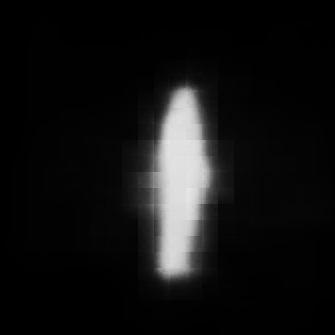
#> input picture LLM_course/src/vision_unit_pkg/scripts/init_image/blobtest.png, 335 x 335 px, found by its file name
$ python white_blob_detect.py
#> lines starting #> are read from the running program, lines starting #| are printed output that depends on the picture; after the words box and inside, x2 and y2 are one past the last pixel; in counts of white or black regions, pixels touching at a corner belong together
#> in main, image is the input picture: shape (335, 335, 3); min 0, max 230, mean 18.4
#!/usr/bin/env python3
import numpy as np
import cv2

class BlobDetect(object):
    def __init__(self, plot=True):
        self._plot = plot

    def plot_image(self,image, label=""):
        if self._plot:
            cv2.imshow(label, image)
            cv2.waitKey(0)
            cv2.destroyAllWindows()

    def detect_large_white_blob(self, image, min_blob_size=10):
        """
        Detects white blobs in the image and marks them.
        Returns True if at least one large white blob is detected, otherwise False.
        """
#> called with min_blob_size = 10

        print(image.shape)
#| (335, 335, 3)
        # Check the number of channels in the image
        channels = image.shape[2] if len(image.shape) == 3 else 1
#> channels = 3

        # Convert the image to grayscale only if it's not already grayscale
        if channels == 3:
            gray = cv2.cvtColor(image, cv2.COLOR_BGR2GRAY)
        else:
            print("Grey Image...")
            gray = image


        gray = (gray * 255).astype(np.uint8)
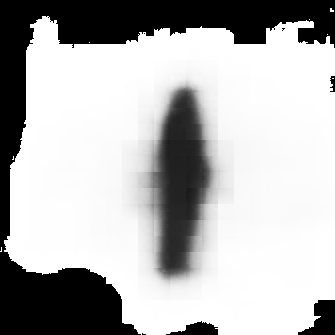
#> gray: shape (335, 335); min 0, max 255, mean 180.9
        self.plot_image(gray, "grey")

        # Threshold the image
        _, binary = cv2.threshold(gray, 150, 255, cv2.THRESH_BINARY)
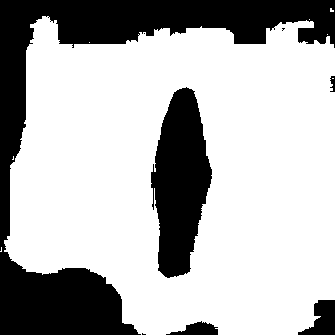
#> binary: shape (335, 335); 70.9% white; 8 black regions (3 under 20 px), largest, box (x1, y1, x2, y2) and area: (0, 0, 335, 335) 23566, (151, 87, 212, 278) 7804, (298, 300, 335, 335) 790, (166, 321, 218, 335) 412, (330, 76, 335, 92) 55
        self.plot_image(binary, "binary_raw")
        binary = binary.astype(np.uint8)

        self.plot_image(binary, "binary")

        # Detect connected components (blobs)
        num_labels, labels, stats, centroids = cv2.connectedComponentsWithStats(binary, connectivity=8)
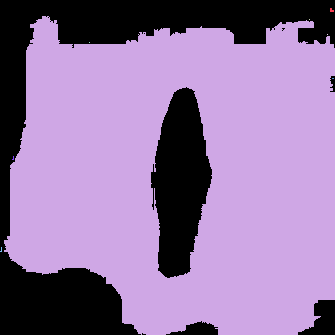
#> labels: shape (335, 335) int32; 9 distinct labels, from 0 to 8; one colour per label, 0 black
#> num_labels = 9; stats = [[0, 0, 335, 335, 32638], [330, 8, 4, 4, 12], [4, 16, 331, 319, 79559], [309, 19, 1, 1, 1], [327, 34, 1, 1, 1], [89, 42, 1, 1, 1], [332, 78, 2, 1, 2], [12, 156, 2, 4, 5], [0, 247, 2, 5, 6]]; centroids = [[128.8, 149.7], [331.2, 9.83], [182.7, 174.1], [309, 19], [327, 34], [89, 42], [332.5, 78], [12.8, 157.8], [0.833, 249.3]]

        # Flag to indicate the presence of a large blob
        has_large_blob = False
        print(image.shape)
#| (335, 335, 3)

        # Iterate over detected blobs
        for i in range(1, num_labels):
            x, y, w, h, size = stats[i]

            if size > min_blob_size:
                # Mark the blob on the image
                cv2.rectangle(image, (x, y), (x+w, y+h), (255, 255, 255), 2)

                # Set flag to True
                has_large_blob = True
#> this loop made 8 passes
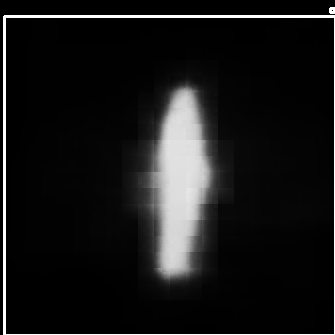
#> image: shape (335, 335, 3); 2.34% of pixels changed, all inside (x1, y1, x2, y2) = (3, 7, 335, 335)

        return has_large_blob, image


def main():
    # Test the function
    path_img = "/LLM_course/src/vision_unit_pkg/scripts/init_image/blobtest.png"
    image = cv2.imread(path_img)

    obj = BlobDetect(plot=False)
    result, new_image = obj.detect_large_white_blob(image)
#> result = True

    if result:
        print("At least one large white blob detected!")
    else:
        print("No large white blobs detected.")

    # Show the marked image
    cv2.imshow('Marked Image', new_image)
    cv2.waitKey(0)
    cv2.destroyAllWindows()

if __name__ == "__main__":
    main()
